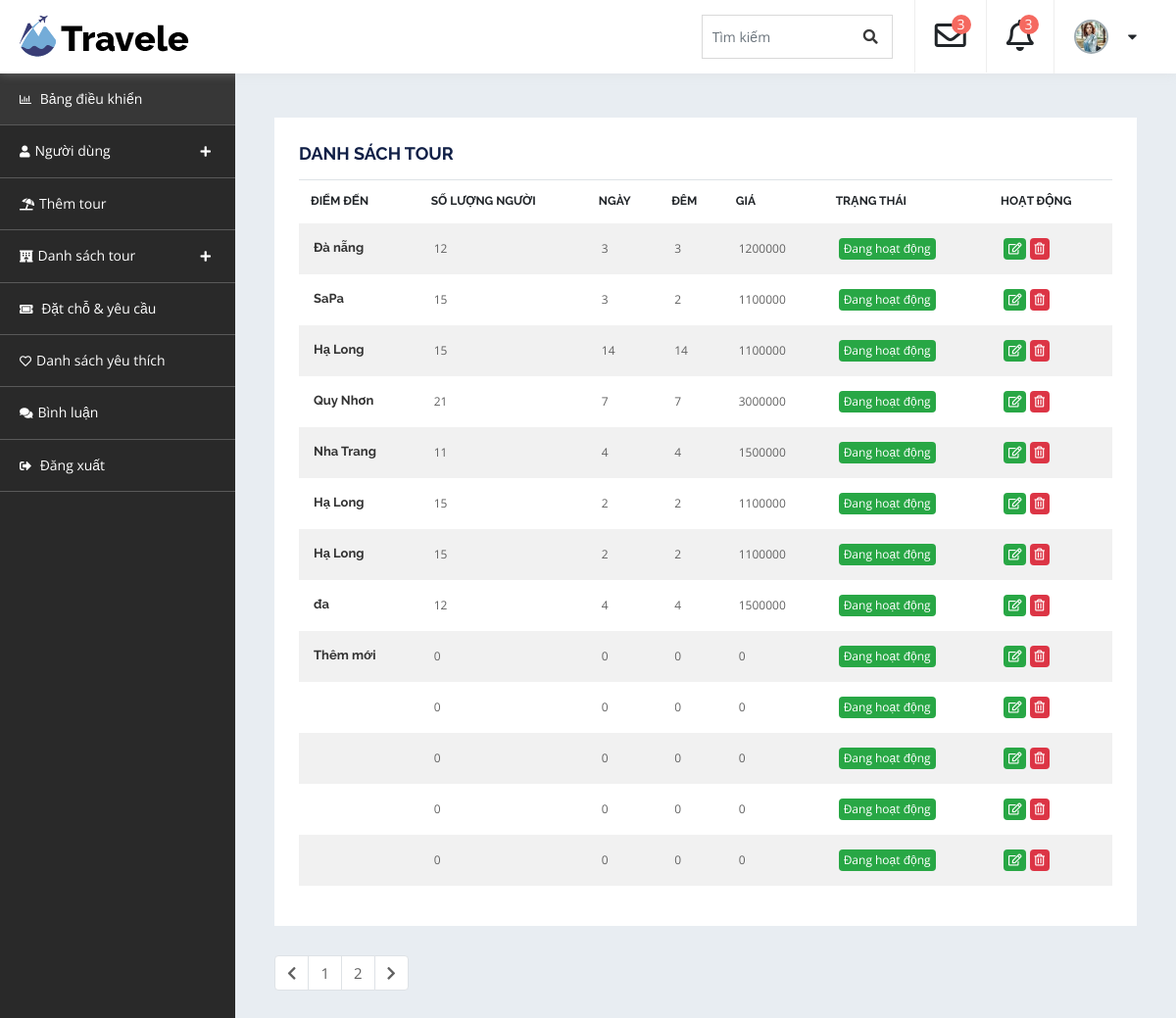
Screenshot of /cp-admin/tour-active with the database file from the repository.
### tables this page shows
CREATE TABLE `tours` (
  `id` int(11) NOT NULL,
  `id_category` int(11) NOT NULL,
  `destination` varchar(225) NOT NULL,
  `people` int(11) NOT NULL,
  `days` int(11) NOT NULL,
  `nights` int(11) NOT NULL,
  `price` decimal(11,0) NOT NULL,
  `discount` int(11) NOT NULL,
  `image` varchar(225) NOT NULL,
  `status` int(11) NOT NULL DEFAULT 0,
  `title` varchar(225) NOT NULL,
  `description` text DEFAULT NULL,
  `detail_photo` varchar(225) NOT NULL,
  `start_day` date DEFAULT NULL,
  `end_day` date DEFAULT NULL
);

### business/admin/tour.php (called while the page is built, shortened)
<?php
    function list_tour_avtive(){
        $sql = "SELECT * FROM tours WHERE status=0";
        $tours = executeQuery($sql,true);
        include_once "./views/admin/layouts/tour/tour-active.php";
    }
?>

### dao/system_dao.php (called while the page is built, shortened)
<?php
    function get_connect(){
        $connect = new PDO("mysql:host=127.0.0.1;dbname=duan1;charset=utf8","root","");
        return $connect;
    }
    function executeQuery($sql, $getAll = true){
        $connect = get_connect();
        $stmt = $connect->prepare($sql);
        $stmt->execute();
        $data = $stmt->fetchAll();
        if($getAll){
            return $data;
        }else{
            if(count($data) > 0){
                return $data[0];
            }
        }
    }
?>

### views/admin/layouts/tour/tour-active.php (the view, shortened to what this page needs)
<!doctype html>
<html lang="en">
<head>
      <?php include_once "./views/admin/layouts/style.php" ?>
</head>
<body>
    <div id="container-wrapper">
        <div id="dashboard" class="dashboard-container">
        <?php
                include_once "./views/admin/layouts/header.php";
                include_once "./views/admin/layouts/navbar.php"
            ?>
            <div class="db-info-wrap db-package-wrap">
                <div class="dashboard-box table-opp-color-box">
                    <h4>Danh sách tour</h4>
                    <div class="table-responsive">
                        <table class="table">
                            <thead>
                                <tr>
                                    <th>Điểm đến</th>
                                    <th>Số lượng người</th>
                                    <th>Ngày</th>
                                    <th>Đêm</th>
                                    <th>Giá</th>
                                    <th>Trạng thái</th>
                                    <th>Hoạt động</th>
                                </tr>
                            </thead>
                            <tbody>
                                <?php foreach($tours as $t): ?>
                                    <tr>
                                        <td>
                                            </span><span class="package-name"><?=$t['destination']?></span>
                                        </td>
                                        <td><?=$t['people']?></td>
                                        <td><?=$t['days']?></td>
                                        <td><?=$t['nights']?></td>
                                        <td><?=$t['price']?></td>
                                        <td><span class="badge badge-success"><?php echo isset($t['status'])==0?"Chưa xử lý": "Đang hoạt động" ?></span></td>
                                        <td>
                                            <span class="badge badge-success"><i class="far fa-edit"></i></span>
                                            <span class="badge badge-danger"><i class="far fa-trash-alt"></i></span>
                                        </td>
                                    </tr>
                                <?php endforeach ?>
                            </tbody>
                        </table>
                    </div>
                </div>
                <div class="pagination-wrap">
                    <nav class="pagination-inner">
                        <ul class="pagination disabled">
                            <li class="page-item"><span class="page-link"><i class="fas fa-chevron-left"></i></span></li>
                            <li class="page-item"><a href="#" class="page-link active">1</a></li>
                            <li class="page-item"><a class="page-link" href="#">2</a></li>
                            <li class="page-item"><a class="page-link" href="#"><i class="fas fa-chevron-right"></i></a></li>
                        </ul>
                    </nav>
                </div>
            </div>
        </div>
    </div>
</body>
</html>

### public/admin/assets/css/style.css (style rules this page uses)
html { line-height: 1.15; -webkit-text-size-adjust: 100%; }
body { margin: 0; }
a { background-color: transparent; }
body { font-size: 15px; color: #383838; background-color: #ffffff; font-family: "Open Sans", sans-serif; font-weight: normal; font-style: normal; line-height: 1.6; -webkit-font-smoothing: antialiased; word-wrap: break-word; }
dfn, cite, em, i { font-style: italic; }
h1, h2, h3, h4, h5, h6 { color: #101F46; font-family: "Raleway", sans-serif; }
h1, h2, h3, h4, h5, h6 { margin: 0 0 15px; line-height: 1.3; }
h4 { font-size: 18px; font-weight: 700; }
ul, ol { margin: 0 0 1.5em 0.875em; }
ul { list-style: disc; }
a { color: #0085BA; text-decoration: none; -webkit-transition: color 0.3s; -moz-transition: color 0.3s; -ms-transition: color 0.3s; -o-transition: color 0.3s; transition: color 0.3s; }
.pagination-wrap .pagination { margin: 0; padding: 0; }
.pagination-wrap .page-link { color: #616161; }
#dashboard { display: -webkit-box; display: -moz-box; display: -ms-flexbox; display: -webkit-flex; display: flex; -webkit-flex-wrap: wrap; -moz-flex-wrap: wrap; -ms-flex-wrap: wrap; flex-wrap: wrap; }
.db-info-wrap { background: #e8edf2; float: left; width: 80%; padding: 60px 40px 40px; margin-left: 20%; margin-top: 60px; }
.dashboard-box { background-color: #ffffff; padding: 25px; font-size: 12px; margin-bottom: 30px; }
.dashboard-box h4 { font-weight: 700; text-transform: uppercase; }
.dashboard-box thead tr th { font-family: "Raleway", sans-serif; text-transform: uppercase; font-weight: 700; border-width: 1px; }
.dashboard-box tbody tr td { color: #616161; padding: 15px; vertical-align: middle; }
.dashboard-box .badge { font-size: 12px; padding: 5px; font-weight: normal; }
.table-opp-color-box table thead tr th { border-bottom: none; }
.table-opp-color-box table tbody tr:nth-of-type(odd) { background-color: #f1f1f1; }
.table-opp-color-box table tbody tr td { border: none; }
.db-package-wrap .package-name { font-family: "Raleway", sans-serif; font-weight: 700; font-size: 13px; color: #333333; }
.db-package-wrap .table tr td { vertical-align: middle; }

### rows the page displays
tours: destination "Đà nẵng", people "12", days "3", nights "3", price "1200000", status "Đang hoạt động"
tours: destination "SaPa", people "15", days "3", nights "2", price "1100000", status "Đang hoạt động"
tours: destination "Hạ Long", people "15", days "14", nights "14", price "1100000", status "Đang hoạt động"
tours: destination "Quy Nhơn", people "21", days "7", nights "7", price "3000000", status "Đang hoạt động"
tours: destination "Nha Trang", people "11", days "4", nights "4", price "1500000", status "Đang hoạt động"
tours: destination "Hạ Long", people "15", days "2", nights "2", price "1100000", status "Đang hoạt động"
tours: destination "Hạ Long", people "15", days "2", nights "2", price "1100000", status "Đang hoạt động"
tours: destination "đa", people "12", days "4", nights "4", price "1500000", status "Đang hoạt động"
tours: destination "Thêm mới", people "0", days "0", nights "0", price "0", status "Đang hoạt động"
tours: people "0", days "0", nights "0", price "0", status "Đang hoạt động"
tours: people "0", days "0", nights "0", price "0", status "Đang hoạt động"
tours: people "0", days "0", nights "0", price "0", status "Đang hoạt động"
tours: people "0", days "0", nights "0", price "0", status "Đang hoạt động"
